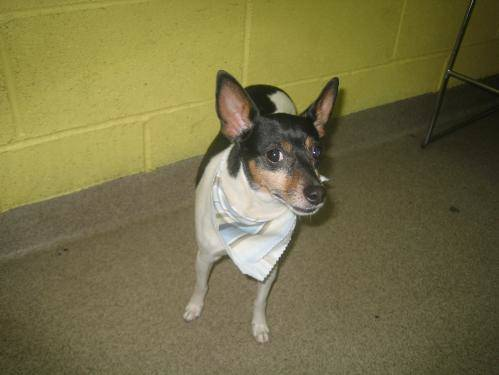
#> input picture cat_dog_100/train/dog/dog.10002.jpg, 499 x 375 px
$ jupyter execute --allow-errors 'Trabajo final.ipynb'   (older library calls are emulated)
#> lines starting #> are read from the running program, lines starting #| are printed output that depends on the picture
[cell 1]
import numpy as np
import matplotlib.pyplot as plt
import cv2

#> (a cell that did not finish here is left out)

#> (a cell that did not finish here is left out)

[cell 4]
imagen = cv2.imread('cat_dog_100/train/dog/dog.10002.jpg', 0)
#> imagen: shape (375, 499); min 2, max 253, mean 110
print(np.min(imagen), np.max(imagen));
#| 2 253
#> (the rest of this cell did not finish here and is left out)

[cell 5]
def ampliarRangoDin(imagen):
    imagen = np.float32(imagen);
    imagenPlana = imagen.reshape(1, -1)
    pixelesOrd = np.sort(imagenPlana)
    al = np.unique(pixelesOrd)[5]
    ah = np.unique(pixelesOrd)[-6]
    imagenAmpliada = (imagen - al) * (255 /(ah - al))
    np.clip(imagenAmpliada, 0, 255)
    imagenAmpliada = np.uint8(np.clip(imagenAmpliada, 0, 255))
    return imagenAmpliada

[cell 6]
from scipy.ndimage import median_filter
def filtroMediana (imagen, n = None):
    imagen = np.float32(imagen)
    if (n is None):
        n = 3
    ndiv = n //2
    imagen_filtrada = np.zeros_like(imagen)
    imagen_ampliada = cv2.copyMakeBorder(imagen, ndiv, ndiv, ndiv, ndiv, cv2.BORDER_REPLICATE)
    ventana = n * 2 + 1
    imagen_filtrada = median_filter(imagen, size=ventana)

    imagen_filtrada = np.uint8(imagen_filtrada)
    return imagen_filtrada

[cell 7]
from skimage.util import random_noise

imagen = cv2.imread('cat_dog_100/train/dog/dog.10095.jpg', 0)
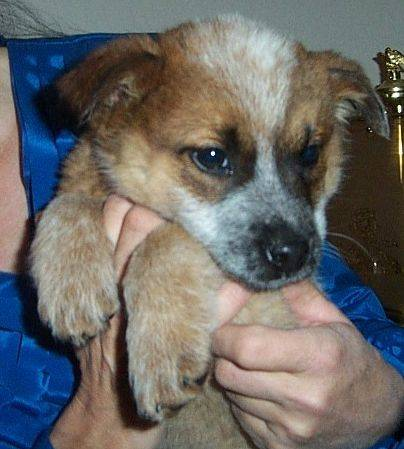
#> input picture cat_dog_100/train/dog/dog.10095.jpg, 404 x 449 px
#> imagen: shape (449, 404); min 0, max 255, mean 105.4
imagen_sp = np.uint8(255 * random_noise(imagen, mode= 's&p', amount = 0.1))
imagenFiltradaMedia = (filtroMediana(imagen_sp))
cv2.imshow('imagen original', imagen_sp)
cv2.imshow('imagen filtrada', imagenFiltradaMedia)
cv2.waitKey(0)
cv2.destroyAllWindows()

[cell 8]
#Redimensionar imagenes
imagen1 = cv2.imread('cat_dog_100/train/dog/dog.10095.jpg', 0)
imagen2 = cv2.imread('cat_dog_100/train/dog/dog.10005.jpg', 0)
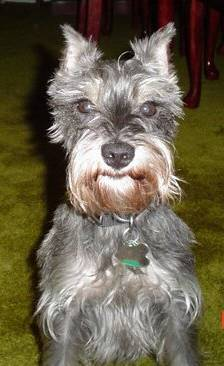
#> input picture cat_dog_100/train/dog/dog.10005.jpg, 224 x 366 px
#> imagen2: shape (366, 224); min 0, max 255, mean 97.9
imagen3 = cv2.imread('cat_dog_100/train/dog/dog.10015.jpg', 0)
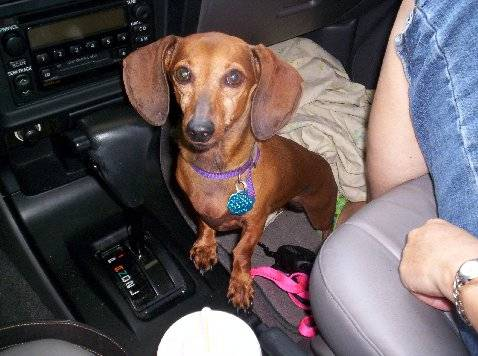
#> input picture cat_dog_100/test/dog/dog.10015.jpg, 478 x 356 px, found by its file name
#> imagen3: shape (356, 478); min 0, max 255, mean 93.5
cv2.imshow('imagen 1', imagen1)
cv2.imshow('imagen 2', imagen2)
cv2.imshow('imagen 3', imagen3)
cv2.waitKey(0)
cv2.destroyAllWindows()
imagenRed1 = cv2.resize(imagen1, (128, 128))
imagenRed2 = cv2.resize(imagen2, (128, 128))
imagenRed3 = cv2.resize(imagen3, (128, 128))
cv2.imshow('imagen 1', imagenRed1)
cv2.imshow('imagen 2', imagenRed2)
cv2.imshow('imagen 3', imagenRed3)
cv2.waitKey(0)
cv2.destroyAllWindows()

[cell 9]
def redimensionar(imagen):
    imagenRed = cv2.resize(imagen, (128, 128))
    return imagenRed

[cell 10]
for i in range(15):
    camino = 'cat_dog_100/train/dog/dog.' + str(10000 + i + 1) + '.jpg'
    imagen1 = cv2.imread(camino, 0)
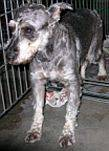
#> input picture cat_dog_100/train/dog/dog.10001.jpg, 109 x 151 px
#> imagen1: shape (151, 109); min 0, max 255, mean 100.5
    # Muestra la imagen en una ventana con un nombre único
    cv2.imshow(f'imagen_{i}', imagen1)  # f'imagen_{i}' genera nombres como 'imagen_0', 'imagen_1', etc.

cv2.waitKey(0)
cv2.destroyAllWindows()

[cell 11]
print(np.mean([3, 5]))

[cell 12]
#Bordes

[cell 13]
def filtro(imagen, mascara):
    imagen = np.float32(imagen)
    imagen_f = cv2.filter2D(imagen, -1, mascara)
    return imagen_f

[cell 14]
def gradiente(imagen):
    m_g_x = np.array([[-1, -2, -1], [0, 0, 0], [1, 2, 1]] )
    m_g_y = np.array([[-1, 0, 1], [-2, 0, 2], [-1, 0, 1]])
    Ix = filtro(imagen, m_g_x)
    Iy = filtro(imagen, m_g_y)
    E = np.sqrt(Ix**2 + Iy**2)
    Phi = np.arctan2(Ix, Iy)
    return E, Phi

[cell 15]
imagen = cv2.imread('cat_dog_100/train/dog/dog.10095.jpg', 0)
E, phi = gradiente(imagen)

cv2.imshow('Magnitudes',E/E.max())
cv2.waitKey(0)
cv2.destroyAllWindows()

[cell 16]
import numpy as np
import cv2 as cv

filename = 'cat_dog_100/train/dog/dog.10009.jpg'
img = cv.imread(filename)
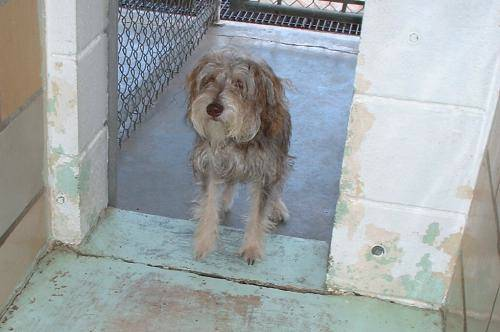
#> input picture cat_dog_100/test/dog/dog.10009.jpg, 500 x 332 px, found by its file name
#> img is the input picture: shape (332, 500, 3); mean B, G, R 165.3, 164, 157.9
img = redimensionar(img)
gray = cv.cvtColor(img,cv.COLOR_BGR2GRAY)

gray = np.float32(gray)
gray = filtroMediana(gray)
dst = cv.cornerHarris(gray,2,3,0.04)

#result is dilated for marking the corners, not important
dst = cv.dilate(dst,None)

# Threshold for an optimal value, it may vary depending on the image.
img[dst>0.01*dst.max()]= 255
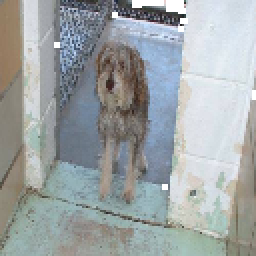
#> img: shape (128, 128, 3) (shown 2 times larger); mean B, G, R 166.3, 165.1, 159

cv.imshow('dst',img)
cv2.waitKey(0)
cv2.destroyAllWindows()

#> (a cell that did not finish here is left out)

[cell 18]
def imagen_media_chat(imagen, etiquetas, centros):
    print(centros)
    etiquetas = etiquetas.reshape(imagen.shape)
    imagen_segmentada = np.zeros_like(imagen, dtype=np.float32)
    for i, centro in enumerate(centros):
        imagen_segmentada[etiquetas == i] = centro

    return imagen_segmentada.astype(np.uint8)  # Convertir a uint8 para visualización

[cell 19]
from sklearn.cluster import KMeans
imagen = cv2.imread('cat_dog_100/train/dog/dog.10009.jpg', 0)
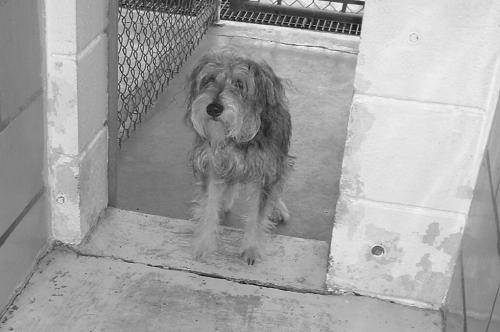
#> imagen: shape (332, 500); min 0, max 255, mean 162.3
kmeans = KMeans(n_clusters = 5, n_init=10)
kmeans.fit(imagen.reshape(-1, 1))
centros = kmeans.cluster_centers_
etiquetas = kmeans.labels_
imagenMedia = imagen_media_chat(imagen, etiquetas, centros)
cv2.imshow('Imagen media', imagenMedia)
cv2.waitKey(0)
cv2.destroyAllWindows()

[cell 20]
def calcular_caracteristicas_hog(imagen, tamano_celda=16, num_bins=9):
    # nos aseguramos de que la imagen esté en escala de grises
    if len(imagen.shape) > 2:
        raise ValueError("La imagen de entrada debe estar en escala de grises")

    # Paso 1: Calculamos el gradiente usando filtros [-1, 0, 1]
    grad_x = cv2.filter2D(imagen, cv2.CV_32F, np.array([[-1, 0, 1]]))
    grad_y = cv2.filter2D(imagen, cv2.CV_32F, np.array([[-1], [0], [1]]))

    # Paso 2: Calculamos la magnitud y orientación del gradiente
    magnitud = np.sqrt(grad_x**2 + grad_y**2)
    orientacion = np.arctan2(grad_y, grad_x) * (180 / np.pi) % 180

    # Paso 3: Dividimos la imagen en celdas
    h, w = imagen.shape
    celdas_x = w // tamano_celda
    celdas_y = h // tamano_celda

    caracteristicas_hog = []

    # Paso 4: Calculamos histogramas para cada celda
    for i in range(celdas_y):
        for j in range(celdas_x):
            # Extraemos la región de la celda
            celda_mag = magnitud[i * tamano_celda:(i + 1) * tamano_celda, j * tamano_celda:(j + 1) * tamano_celda]
            celda_ori = orientacion[i * tamano_celda:(i + 1) * tamano_celda, j * tamano_celda:(j + 1) * tamano_celda]

            # Creamos el histograma para la celda
            histograma = np.zeros(num_bins, dtype=np.float32)
            ancho_bin = 180 / num_bins

            for m in range(celda_mag.shape[0]):
                for n in range(celda_mag.shape[1]):
                    # Determinar el bin para cada píxel
                    indice_bin = int(celda_ori[m, n] // ancho_bin) % num_bins
                    histograma[indice_bin] += celda_mag[m, n]

            # Normalizamos el histograma (norma L2)
            norma = np.linalg.norm(histograma)
            if norma != 0:
                histograma /= norma

            caracteristicas_hog.append(histograma)

    # Paso 5: Concatenamos todos los histogramas para formar el vector de características
    caracteristicas_hog = np.concatenate(caracteristicas_hog)

    return caracteristicas_hog

[cell 21]
def pipeline_completo(imagen_path):
    # Cargar imagen en escala de grises
    imagen = cv2.imread(imagen_path, cv2.IMREAD_GRAYSCALE)
    imagen = cv2.resize(imagen, (128, 128))  # Redimensionar para consistencia

    # 1. Preprocesamiento
    imagen_ampliada = ampliarRangoDin(imagen)
    imagen_suavizada = filtroMediana(imagen_ampliada)

    # 2. Extracción de características HOG
    caracteristicas_hog = calcular_caracteristicas_hog(imagen_suavizada, tamano_celda=16, num_bins=9)

    # 3. Puntos clave (Harris)
    gray = np.float32(imagen_suavizada)
    puntos_harris = cv2.cornerHarris(gray, 2, 3, 0.04)
    puntos_harris = puntos_harris.flatten()[:500]  # Limitar número de puntos clave

    # 4. Segmentación por K-means
    kmeans = KMeans(n_clusters=5, n_init=10)
    kmeans.fit(imagen_suavizada.reshape(-1, 1))
    centros = kmeans.cluster_centers_
    etiquetas = kmeans.labels_
    imagen_segmentada = imagen_media_chat(imagen_suavizada, etiquetas, centros).flatten()

    # 5. Combinar características
    caracteristicas_combinadas = np.hstack([caracteristicas_hog, puntos_harris, imagen_segmentada])

    return caracteristicas_combinadas

# Ejemplo de uso
imagen_path = 'cat_dog_100/train/dog/dog.10095.jpg'
caracteristicas = pipeline_completo(imagen_path)
#> in ampliarRangoDin, `al = np.unique(pixelesOrd)[5]`: al = 5
#> in ampliarRangoDin, `ah = np.unique(pixelesOrd)[-6]`: ah = 234
#> in calcular_caracteristicas_hog, `magnitud = np.sqrt(grad_x**2 + grad_y**2)`:
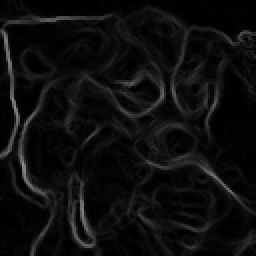
#> magnitud: shape (128, 128) float32 (shown 2 times larger); min 0, max 142.5, mean 13.6
#> in calcular_caracteristicas_hog, `orientacion = np.arctan2(grad_y, grad_x) * (180 / np.pi) % 180`:
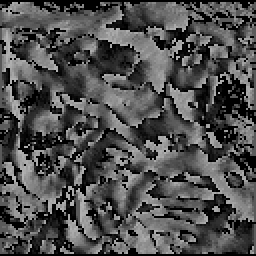
#> orientacion: shape (128, 128) float32 (shown 2 times larger); min 0, max 179.4, mean 78.5
#> in pipeline_completo, `puntos_harris = cv2.cornerHarris(gray, 2, 3, 0.04)`:
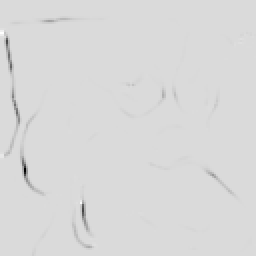
#> puntos_harris: shape (128, 128) float32 (shown 2 times larger); min -9584908, max 1590552, mean -49368.9; drawn with min black and max white
print(f"Vector de características combinado: {caracteristicas.shape}")
#| Vector de características combinado: (17460,)

[cell 22]
from sklearn.svm import SVC
from sklearn.metrics import accuracy_score
from sklearn.metrics import classification_report, confusion_matrix
from sklearn.model_selection import train_test_split
from sklearn.ensemble import RandomForestClassifier
from sklearn.preprocessing import StandardScaler


#> (the rest of this cell did not finish here and is left out)

[cell 23]
import numpy as np
import cv2 as cv

img = cv.imread('cat_dog_100/train/dog/dog.10095.jpg')
gray= cv.cvtColor(img,cv.COLOR_BGR2GRAY)

sift = cv.SIFT_create()
kp = sift.detect(gray,None)
#> kp = 925 keypoints; strongest (x, y, size): (395, 95, 4), (391, 57, 2.3), (400, 126, 1.9), (396, 89, 3)

img=cv.drawKeypoints(gray,kp,img)


cv.imshow('dst',img)
cv2.waitKey(0)
cv2.destroyAllWindows()
